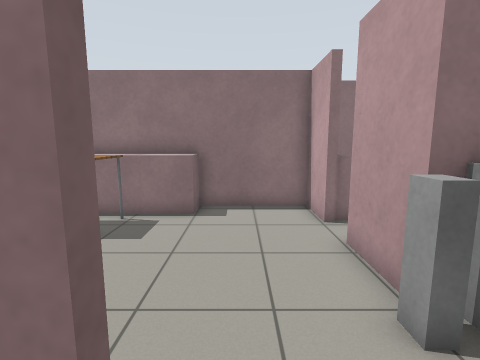
View 1 (above)

19 first-person views from a walk through a world built for the Gazebo simulator. The camera is 1.2 m above the floor, tilts 8° down and sees 85° across. The floor is counted in squares, 0.5 m on a side. Each view is taken from the middle of a square. On the plan, view 1 faces up. The plan holds only what a view shows up to about 17 squares ahead; the rest is blank. Gazebo's built-in surfaces are drawn with simple patterns.

View 2
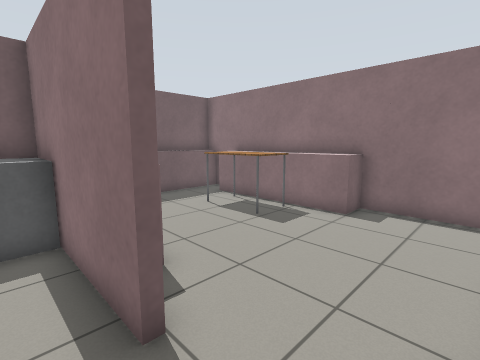

View 3
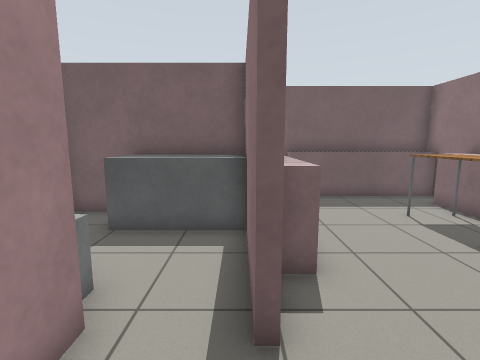

View 4
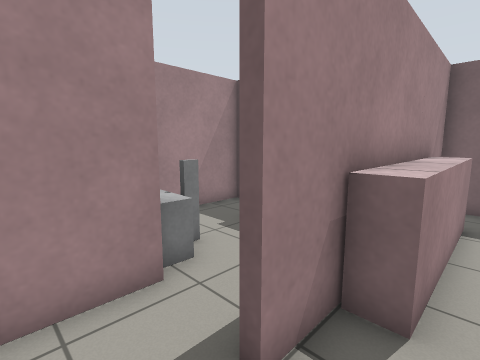

View 5
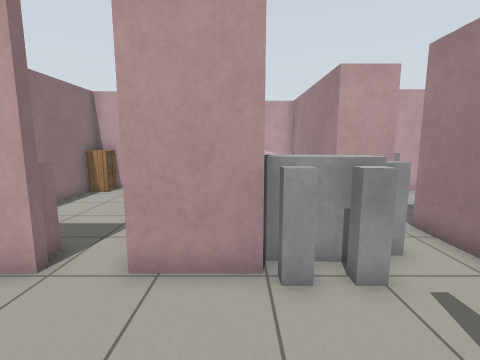

View 6
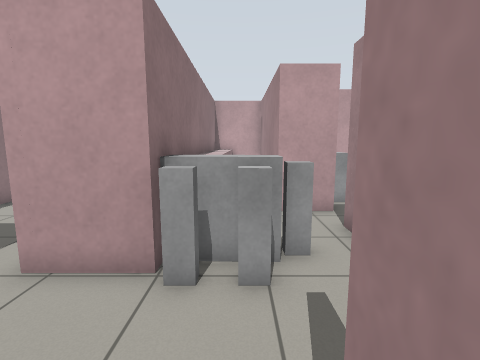

View 7
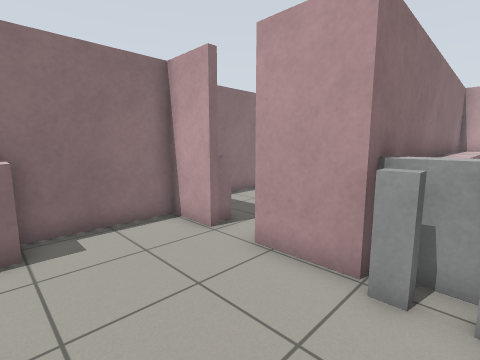

View 8
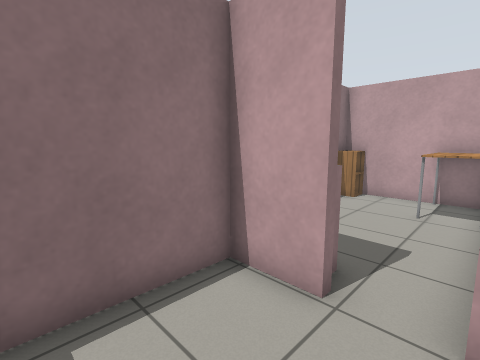

View 9
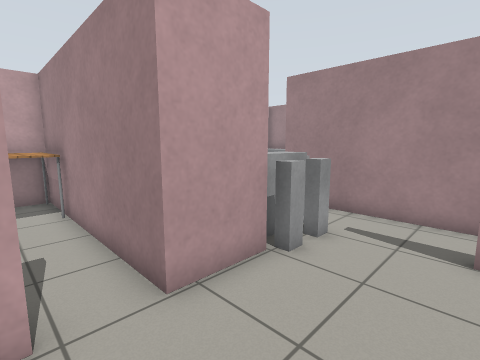

View 10
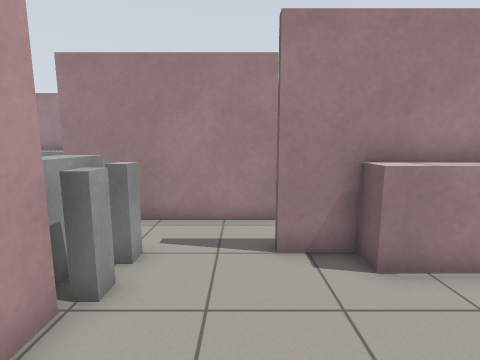

View 11
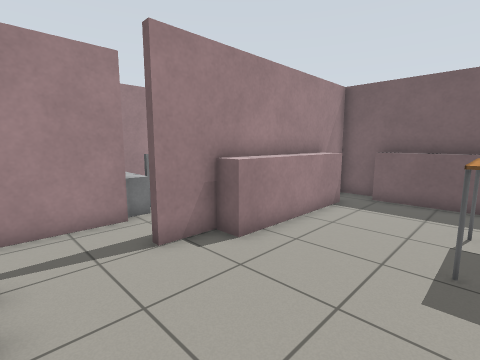

View 12
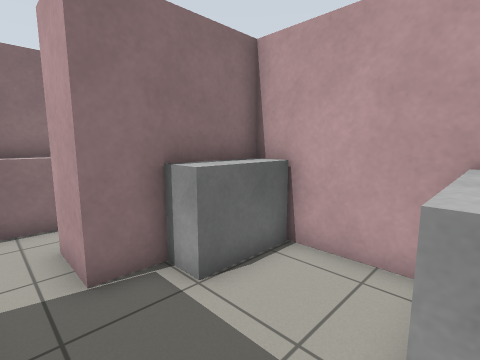

View 13
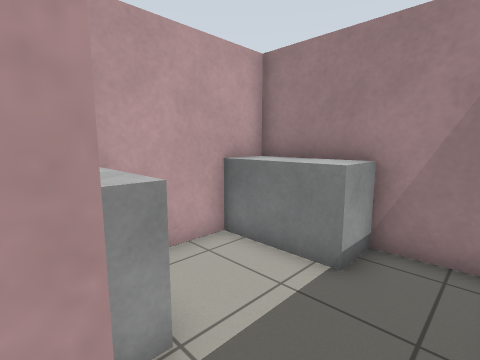

View 14
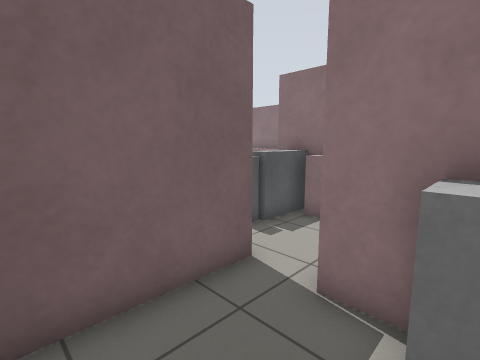

View 15
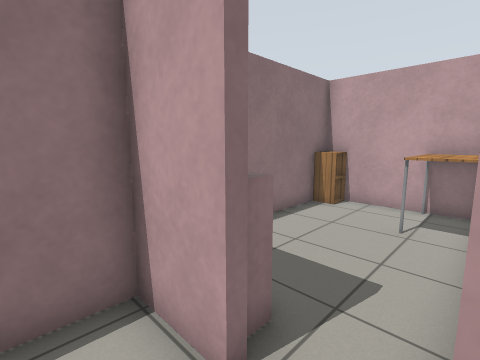

View 16
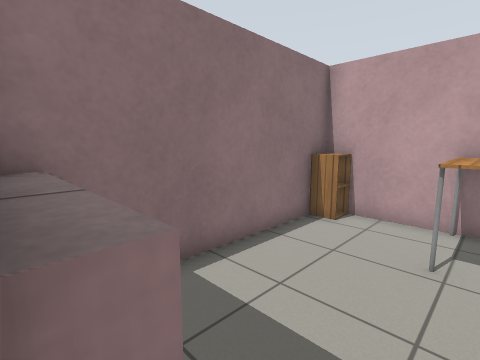

View 17
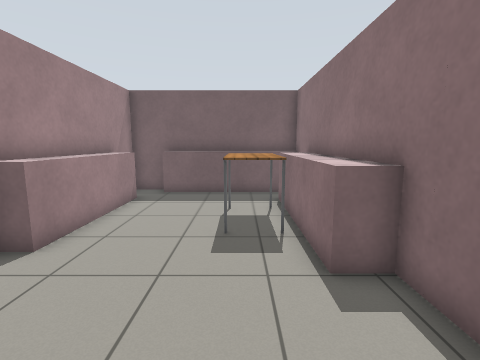

View 18
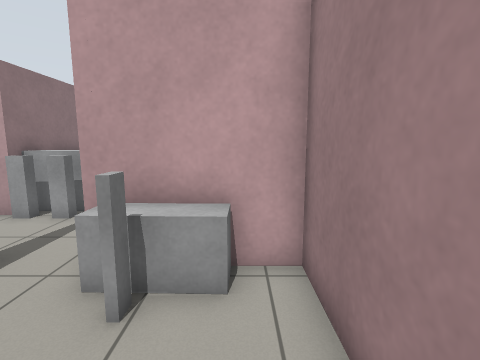

View 19
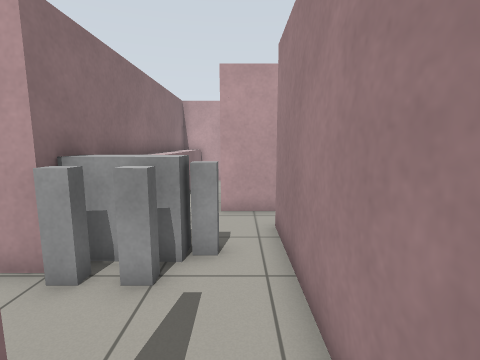

### Floor plan
Ten units are one square. View 1 is at (0, 0); x grows to the right and y downward. Boxes are objects, and circles mark ways between rooms. Rooms are numbered by the first view taken in them; rooms with no view inside come last. Other rooms are left out.
<svg viewBox="-110 -120 263 200">
<path fill="none" stroke="#000" d="M30 -78 26 -78 26 -99 -105 -99 -105 -15 -64 -15M-11 10 54 10M-55 -15 -7 -15M71 13 71 -7 148 -7 148 -36 26 -36 26 -61 36 -61M37 -80 29 -80M-16 -100 -16 -87 -83 -87M-85 -24 -25 -24 -26 -14M-98 -99 -97 -32M144 -25 44 -27M113 56 113 13 71 13M60 72 85 72M54 10 54 51M-7 -12 -70 -12 -70 52 -11 52 -11 10M36 -61 118 -61 118 -115 31 -115"/>
<rect x="-65" y="-85" width="30" height="20" fill="#bbb"><title>table</title></rect>
<rect x="15" y="-25" width="20" height="10" fill="#bbb"><title>grey post</title></rect>
<rect x="15" y="-35" width="20" height="10" fill="#bbb"><title>grey post</title></rect>
<rect x="25" y="-15" width="20" height="10" fill="#bbb"><title>grey post</title></rect>
<rect x="35" y="-35" width="10" height="20" fill="#bbb"><title>grey box</title></rect>
<rect x="75" y="55" width="40" height="20" fill="#bbb"><title>grey box</title></rect>
<rect x="85" y="15" width="30" height="10" fill="#bbb"><title>grey box</title></rect>
<rect x="-65" y="-15" width="20" height="40" fill="#bbb"><title>grey box</title></rect>
<rect x="-35" y="15" width="20" height="10" fill="#bbb"><title>grey box</title></rect>
<rect x="-25" y="25" width="10" height="20" fill="#bbb"><title>grey box</title></rect>
<rect x="85" y="-85" width="30" height="20" fill="#bbb"><title>table</title></rect>
<rect x="105" y="-115" width="10" height="10" fill="#bbb"><title>cabinet</title></rect>
<circle cx="60" cy="10" r="3" fill="#2a7"/>
<circle cx="-10" cy="0" r="3" fill="#2a7"/>
<circle cx="30" cy="-70" r="3" fill="#2a7"/>
<text x="0" y="-40">1</text>
<text x="90" y="40">2</text>
<text x="-40" y="20">3</text>
<text x="70" y="-90">4</text>
</svg>
Room 1 opens to room 2. Room 1 opens to room 3. Room 1 opens to room 4.

Where each view was taken, in squares from view 1:
view 1: 0 up, 0 right, facing up
view 2: 0 up, 2 right, facing up-left
view 3: 1 up, 2 right, facing left
view 4: 3 up, 1 right, facing down-left
view 5: 4 up, 2 left, facing right
view 6: 2 up, 2 left, facing right
view 7: 2 up, 2 left, facing up-right
view 8: 6 up, 1 left, facing up-right
view 9: 8 up, 1 left, facing down-right
view 10: 7 up, 0 right, facing down
view 11: 7 up, 2 right, facing down-left
view 12: 6 down, 6 right, facing up-right
view 13: 1 down, 6 right, facing down-right
view 14: 5 down, 9 right, facing up-left
view 15: 6 up, 1 right, facing up-right
view 16: 7 up, 3 right, facing up-right
view 17: 7 up, 3 right, facing left
view 18: 4 down, 6 left, facing right
view 19: 0 up, 2 left, facing right
